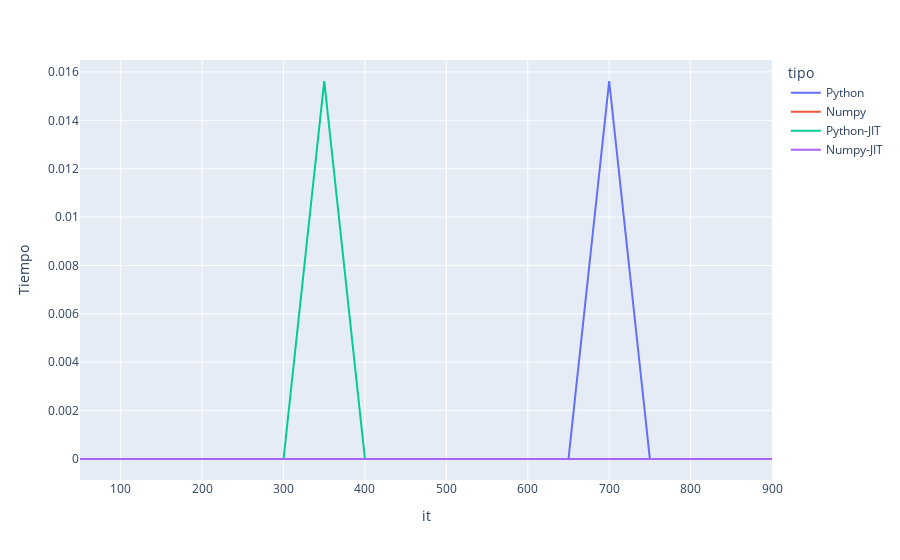

Notebook code cell kept with this figure:
### Markdown cell above
**Nota:** Ejecuten las funciones compiladas con algún ejemplo antes de graficar. De lo contrario, les indicará el tiempo de compilación, cosa que no queremos medir

### Code cell
import time
# Se busca que basicamente hagan el plot
tiempo, tipo, iteration = [],[],[]
for it in range(len(votes)):
    t0 = time.process_time()
    intervals(votes[it])
    t1 = time.process_time()
    tiempo.append(t1-t0)
    tipo.append('Python')
    iteration.append(len(votes[it]))
    up, down = votes[it][:, 0], votes[it][:, 1]
    t0 = time.process_time()
    intervals_numpy(up, down)
    t1 = time.process_time()
    tiempo.append(t1-t0)
    tipo.append('Numpy')
    iteration.append(len(votes[it]))
    t0 = time.process_time()
    intervals_JIT(votes[it])
    t1 = time.process_time()
    tiempo.append(t1-t0)
    tipo.append('Python-JIT')
    iteration.append(len(votes[it]))
    t0 = time.process_time()
    intervals_numpy_JIT(up, down)
    t1 = time.process_time()
    tiempo.append(t1-t0)
    tipo.append('Numpy-JIT')
    iteration.append(len(votes[it]))
data_plot = {'it':iteration, 'Tiempo':tiempo, 'tipo':tipo}
df = pd.DataFrame(data=data_plot)
fig = px.line(df, x="it", y="Tiempo", color='tipo')

fig.show()

### Figure 1 — Plotly figure (JSON) as saved in the notebook; plotly's stock layout.template omitted (floating-point values rounded to 4 significant figures)
{"data": [{"hovertemplate": "tipo=Python<br>it=%{x}<br>Tiempo=%{y}<extra></extra>", "legendgroup": "Python", "line": {"color": "#636efa", "dash": "solid"}, "marker": {"symbol": "circle"}, "mode": "lines", "name": "Python", "orientation": "v", "showlegend": true, "type": "scatter", "x": [50, 100, 150, 200, 250, 300, 350, 400, 450, 500, 550, 600, 650, 700, 750, 800, 850, 900], "xaxis": "x", "y": [0, 0, 0, 0, 0, 0, 0, 0, 0, 0, 0, 0, 0, 0.01562, 0, 0, 0, 0], "yaxis": "y"}, {"hovertemplate": "tipo=Numpy<br>it=%{x}<br>Tiempo=%{y}<extra></extra>", "legendgroup": "Numpy", "line": {"color": "#EF553B", "dash": "solid"}, "marker": {"symbol": "circle"}, "mode": "lines", "name": "Numpy", "orientation": "v", "showlegend": true, "type": "scatter", "x": [50, 100, 150, 200, 250, 300, 350, 400, 450, 500, 550, 600, 650, 700, 750, 800, 850, 900], "xaxis": "x", "y": [0, 0, 0, 0, 0, 0, 0, 0, 0, 0, 0, 0, 0, 0, 0, 0, 0, 0], "yaxis": "y"}, {"hovertemplate": "tipo=Python-JIT<br>it=%{x}<br>Tiempo=%{y}<extra></extra>", "legendgroup": "Python-JIT", "line": {"color": "#00cc96", "dash": "solid"}, "marker": {"symbol": "circle"}, "mode": "lines", "name": "Python-JIT", "orientation": "v", "showlegend": true, "type": "scatter", "x": [50, 100, 150, 200, 250, 300, 350, 400, 450, 500, 550, 600, 650, 700, 750, 800, 850, 900], "xaxis": "x", "y": [0, 0, 0, 0, 0, 0, 0.01562, 0, 0, 0, 0, 0, 0, 0, 0, 0, 0, 0], "yaxis": "y"}, {"hovertemplate": "tipo=Numpy-JIT<br>it=%{x}<br>Tiempo=%{y}<extra></extra>", "legendgroup": "Numpy-JIT", "line": {"color": "#ab63fa", "dash": "solid"}, "marker": {"symbol": "circle"}, "mode": "lines", "name": "Numpy-JIT", "orientation": "v", "showlegend": true, "type": "scatter", "x": [50, 100, 150, 200, 250, 300, 350, 400, 450, 500, 550, 600, 650, 700, 750, 800, 850, 900], "xaxis": "x", "y": [0, 0, 0, 0, 0, 0, 0, 0, 0, 0, 0, 0, 0, 0, 0, 0, 0, 0], "yaxis": "y"}], "layout": {"legend": {"title": {"text": "tipo"}, "tracegroupgap": 0}, "margin": {"t": 60}, "xaxis": {"anchor": "y", "domain": [0, 1], "title": {"text": "it"}}, "yaxis": {"anchor": "x", "domain": [0, 1], "title": {"text": "Tiempo"}}}}
